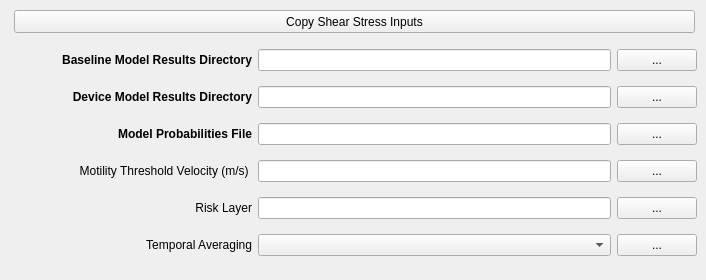
   <widget class="QWidget" name="Velocity_Module_2">
    <attribute name="title">
     <string>Velocity</string>
    </attribute>
    <widget class="QPushButton" name="copy_shear_to_velocity_button">
     <property name="geometry">
      <rect>
       <x>14</x>
       <y>10</y>
       <width>681</width>
       <height>23</height>
      </rect>
     </property>
     <property name="text">
      <string>Copy Shear Stress Inputs</string>
     </property>
    </widget>
    <widget class="QWidget" name="layoutWidget">
     <property name="geometry">
      <rect>
       <x>16</x>
       <y>40</y>
       <width>681</width>
       <height>231</height>
      </rect>
     </property>
     <layout class="QGridLayout" name="gridLayout_6" columnstretch="2,3,0">
      <item row="0" column="0">
       <widget class="QLabel" name="label_25">
        <property name="toolTip">
         <string>&lt;html&gt;&lt;head/&gt;&lt;body&gt;&lt;p&gt;Model results with marine energy devices present. Accepts a single NetCDF file or directory contining a collection of files.&lt;/p&gt;&lt;/body&gt;&lt;/html&gt;</string>
        </property>
        <property name="whatsThis">
         <string>&lt;html&gt;&lt;head/&gt;&lt;body&gt;&lt;p&gt;&lt;span style=&quot; font-weight:400;&quot;&gt;Select directory containing model simulations (.nc files) without MEC (marine energy converters).&lt;/span&gt;&lt;/p&gt;&lt;/body&gt;&lt;/html&gt;</string>
        </property>
        <property name="text">
         <string>&lt;html&gt;&lt;head/&gt;&lt;body&gt;&lt;p align=&quot;right&quot;&gt;&lt;span style=&quot; font-weight:600;&quot;&gt;Baseline Model Results Directory&lt;/span&gt;&lt;/p&gt;&lt;/body&gt;&lt;/html&gt;</string>
        </property>
       </widget>
      </item>
      <item row="0" column="1">
       <widget class="QLineEdit" name="velocity_device_not_present">
        <property name="font">
         <font>
          <pointsize>8</pointsize>
          <weight>50</weight>
          <bold>false</bold>
         </font>
        </property>
        <property name="text">
         <string/>
        </property>
        <property name="readOnly">
         <bool>true</bool>
        </property>
       </widget>
      </item>
      <item row="0" column="2">
       <widget class="QPushButton" name="velocity_no_device_pushButton">
        <property name="text">
         <string>...</string>
        </property>
       </widget>
      </item>
      <item row="1" column="0">
       <widget class="QLabel" name="label_26">
        <property name="toolTip">
         <string>&lt;html&gt;&lt;head/&gt;&lt;body&gt;&lt;p&gt;Model results with marine energy devices present. Accepts a single NetCDF file or directory contining a collection of files.&lt;/p&gt;&lt;/body&gt;&lt;/html&gt;</string>
        </property>
        <property name="whatsThis">
         <string>&lt;html&gt;&lt;head/&gt;&lt;body&gt;&lt;p&gt;&lt;span style=&quot; font-weight:400;&quot;&gt;Select directory containing model simulations (.nc files) with MEC (marine energy converters).&lt;/span&gt;&lt;/p&gt;&lt;/body&gt;&lt;/html&gt;</string>
        </property>
        <property name="text">
         <string>&lt;html&gt;&lt;head/&gt;&lt;body&gt;&lt;p align=&quot;right&quot;&gt;&lt;span style=&quot; font-weight:600;&quot;&gt;Device Model Results Directory&lt;/span&gt;&lt;/p&gt;&lt;/body&gt;&lt;/html&gt;</string>
        </property>
       </widget>
      </item>
      <item row="1" column="1">
       <widget class="QLineEdit" name="velocity_device_present">
        <property name="font">
         <font>
          <pointsize>8</pointsize>
          <weight>50</weight>
          <bold>false</bold>
         </font>
        </property>
        <property name="text">
         <string/>
        </property>
        <property name="readOnly">
         <bool>true</bool>
        </property>
       </widget>
      </item>
      <item row="1" column="2">
       <widget class="QPushButton" name="velocity_device_pushButton">
        <property name="text">
         <string>...</string>
        </property>
       </widget>
      </item>
      <item row="2" column="0">
       <widget class="QLabel" name="label_27">
        <property name="toolTip">
         <string>&lt;html&gt;&lt;head/&gt;&lt;body&gt;&lt;p&gt;CSV file of model runs and associated probabilities.&lt;/p&gt;&lt;p&gt;Optional if fine name properly formatted. See documentation.&lt;/p&gt;&lt;/body&gt;&lt;/html&gt;</string>
        </property>
        <property name="whatsThis">
         <string>&lt;html&gt;&lt;head/&gt;&lt;body&gt;&lt;p&gt;&lt;span style=&quot; font-weight:400;&quot;&gt;Select hydrodynamic probabilities file indicating the probabilty of each model run occuring.&lt;/span&gt;&lt;/p&gt;&lt;/body&gt;&lt;/html&gt;</string>
        </property>
        <property name="text">
         <string>&lt;html&gt;&lt;head/&gt;&lt;body&gt;&lt;p align=&quot;right&quot;&gt;&lt;span style=&quot; font-weight:600;&quot;&gt;Model Probabilities File&lt;/span&gt;&lt;/p&gt;&lt;/body&gt;&lt;/html&gt;</string>
        </property>
        <property name="wordWrap">
         <bool>true</bool>
        </property>
       </widget>
      </item>
      <item row="2" column="1">
       <widget class="QLineEdit" name="velocity_probabilities_file">
        <property name="font">
         <font>
          <pointsize>8</pointsize>
          <weight>50</weight>
          <bold>false</bold>
         </font>
        </property>
        <property name="text">
         <string/>
        </property>
        <property name="readOnly">
         <bool>true</bool>
        </property>
       </widget>
      </item>
      <item row="2" column="2">
       <widget class="QPushButton" name="velocity_probabilities_pushButton">
        <property name="text">
         <string>...</string>
        </property>
       </widget>
      </item>
      <item row="3" column="0">
       <widget class="QLabel" name="label_28">
        <property name="toolTip">
         <string>&lt;html&gt;&lt;head/&gt;&lt;body&gt;&lt;p&gt;[Optional]&lt;/p&gt;&lt;p&gt;Motility Receptor File (GeoTiff Raster or CSV file)&lt;/p&gt;&lt;/body&gt;&lt;/html&gt;</string>
        </property>
        <property name="whatsThis">
         <string>&lt;html&gt;&lt;head/&gt;&lt;body&gt;&lt;p&gt;&lt;span style=&quot; font-weight:400;&quot;&gt;Select velocity threshold file&lt;/span&gt;&lt;/p&gt;&lt;/body&gt;&lt;/html&gt;</string>
        </property>
        <property name="text">
         <string>&lt;html&gt;&lt;head/&gt;&lt;body&gt;&lt;p align=&quot;right&quot;&gt;Motility Threshold Velocity (m/s) &lt;/p&gt;&lt;/body&gt;&lt;/html&gt;</string>
        </property>
        <property name="wordWrap">
         <bool>true</bool>
        </property>
       </widget>
      </item>
      <item row="3" column="1">
       <widget class="QLineEdit" name="velocity_threshold_file">
        <property name="font">
         <font>
          <pointsize>8</pointsize>
          <weight>50</weight>
          <bold>false</bold>
         </font>
        </property>
        <property name="text">
         <string/>
        </property>
        <property name="readOnly">
         <bool>true</bool>
        </property>
       </widget>
      </item>
      <item row="3" column="2">
       <widget class="QPushButton" name="velocity_threshold_button">
        <property name="text">
         <string>...</string>
        </property>
       </widget>
      </item>
      <item row="4" column="0">
       <widget class="QLabel" name="label_29">
        <property name="toolTip">
         <string>&lt;html&gt;&lt;head/&gt;&lt;body&gt;&lt;p&gt;[Optional]&lt;/p&gt;&lt;p&gt;Classified GeoTIFF. For example, habbitat, vegetation, or marine species.&lt;/p&gt;&lt;/body&gt;&lt;/html&gt;</string>
        </property>
        <property name="whatsThis">
         <string>&lt;html&gt;&lt;head/&gt;&lt;body&gt;&lt;p&gt;&lt;span style=&quot; font-weight:400;&quot;&gt;Select risk layer file&lt;/span&gt;&lt;/p&gt;&lt;/body&gt;&lt;/html&gt;</string>
        </property>
        <property name="text">
         <string>&lt;html&gt;&lt;head/&gt;&lt;body&gt;&lt;p align=&quot;right&quot;&gt;Risk Layer&lt;/p&gt;&lt;/body&gt;&lt;/html&gt;</string>
        </property>
       </widget>
      </item>
      <item row="4" column="1">
       <widget class="QLineEdit" name="velocity_risk_file">
        <property name="font">
         <font>
          <pointsize>8</pointsize>
          <weight>50</weight>
          <bold>false</bold>
         </font>
        </property>
        <property name="text">
         <string/>
        </property>
        <property name="readOnly">
         <bool>true</bool>
        </property>
       </widget>
      </item>
      <item row="4" column="2">
       <widget class="QPushButton" name="velocity_risk_pushButton">
        <property name="text">
         <string>...</string>
        </property>
       </widget>
      </item>
      <item row="5" column="0">
       <widget class="QLabel" name="label_7">
        <property name="toolTip">
         <string>&lt;html&gt;&lt;head/&gt;&lt;body&gt;&lt;p&gt;&lt;span style=&quot; font-weight:400;&quot;&gt;Selects the temporal averaging applied to model time series results.&lt;/span&gt;&lt;/p&gt;&lt;p&gt;Maximum&lt;span style=&quot; font-weight:400;&quot;&gt; : Maximum value over time&lt;/span&gt;&lt;/p&gt;&lt;p&gt;Mean&lt;span style=&quot; font-weight:400;&quot;&gt; : Mean value over time&lt;/span&gt;&lt;/p&gt;&lt;p&gt;Final Timestep&lt;span style=&quot; font-weight:400;&quot;&gt; : Final simulated time&lt;/span&gt;&lt;/p&gt;&lt;/body&gt;&lt;/html&gt;</string>
        </property>
        <property name="whatsThis">
         <string>&lt;html&gt;&lt;head/&gt;&lt;body&gt;&lt;p&gt;&lt;span style=&quot; font-weight:400;&quot;&gt;Select the method of determining the shear stress to use. &lt;/span&gt;&lt;/p&gt;&lt;p&gt;&lt;span style=&quot; font-weight:400;&quot;&gt;Maximum of time series for each cell&lt;/span&gt;&lt;/p&gt;&lt;p&gt;&lt;span style=&quot; font-weight:400;&quot;&gt;Mean of time series for each cell&lt;/span&gt;&lt;/p&gt;&lt;p&gt;&lt;span style=&quot; font-weight:400;&quot;&gt;or value corresponding to final timestep&lt;/span&gt;&lt;/p&gt;&lt;/body&gt;&lt;/html&gt;</string>
        </property>
        <property name="text">
         <string>&lt;html&gt;&lt;head/&gt;&lt;body&gt;&lt;p align=&quot;right&quot;&gt;Temporal Averaging&lt;/p&gt;&lt;/body&gt;&lt;/html&gt;</string>
        </property>
       </widget>
      </item>
      <item row="5" column="1">
       <widget class="QComboBox" name="velocity_averaging_combobox">
        <property name="font">
         <font>
          <pointsize>8</pointsize>
          <weight>50</weight>
          <bold>false</bold>
         </font>
        </property>
       </widget>
      </item>
      <item row="5" column="2">
       <widget class="QPushButton" name="velocity_risk_pushButton_2">
        <property name="text">
         <string>...</string>
        </property>
       </widget>
      </item>
     </layout>
    </widget>
   </widget>
